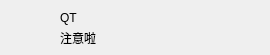
<?xml version="1.0" encoding="UTF-8"?>
<ui version="4.0">
 <class>QQListViewChild</class>
 <widget class="QWidget" name="QQListViewChild">
  <property name="geometry">
   <rect>
    <x>0</x>
    <y>0</y>
    <width>270</width>
    <height>55</height>
   </rect>
  </property>
  <property name="windowTitle">
   <string>Form</string>
  </property>
  <widget class="QLabel" name="childIconLabel">
   <property name="geometry">
    <rect>
     <x>10</x>
     <y>7</y>
     <width>40</width>
     <height>40</height>
    </rect>
   </property>
   <property name="text">
    <string/>
   </property>
  </widget>
  <widget class="QLabel" name="childTitleLabel">
   <property name="geometry">
    <rect>
     <x>60</x>
     <y>10</y>
     <width>211</width>
     <height>16</height>
    </rect>
   </property>
   <property name="text">
    <string>QT</string>
   </property>
  </widget>
  <widget class="QLabel" name="childSubTitleLabel">
   <property name="geometry">
    <rect>
     <x>60</x>
     <y>30</y>
     <width>211</width>
     <height>16</height>
    </rect>
   </property>
   <property name="text">
    <string>注意啦</string>
   </property>
  </widget>
 </widget>
 <resources/>
 <connections/>
</ui>
